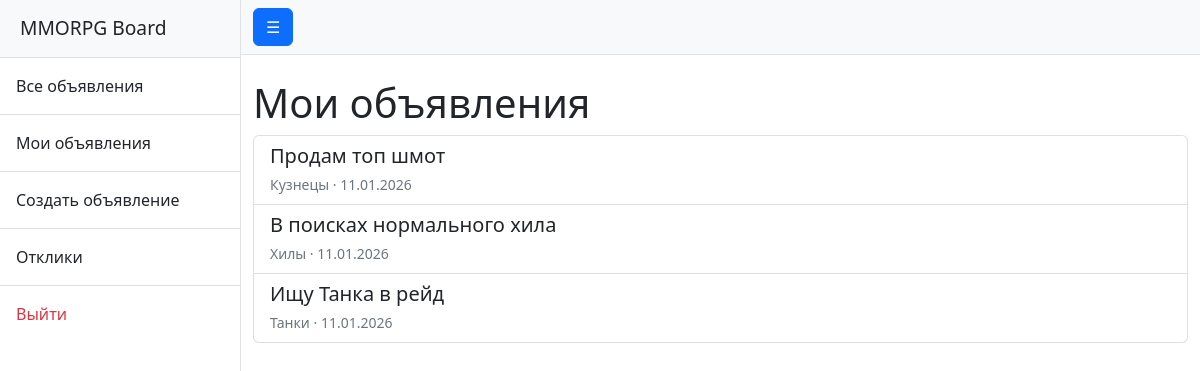
Screenshot of /my-advertisements/ (signed in) with the database file from the repository.
### board/models.py (models this page shows, shortened)
class Advertisement(models.Model):
    author = models.ForeignKey(User, on_delete=models.CASCADE, related_name='advertisements')
    category = models.ForeignKey(Category, on_delete=models.PROTECT, related_name='advertisements')
    title = models.CharField(max_length=200)
    content = RichTextUploadingField()
    created_at = models.DateTimeField(auto_now_add=True)
    updated_at = models.DateTimeField(auto_now=True)

class Category(models.Model):
    name = models.CharField(max_length=50, unique=True)

### board/views.py (the view)
# urls.py: path('my-advertisements/', MyAdvertisementsView.as_view(), name='my_advertisements'),
class MyAdvertisementsView(LoginRequiredMixin, ListView):
    model = Advertisement
    template_name = 'board/my_advertisements.html'
    context_object_name = 'advertisements'
    def get_queryset(self):
        return (
            Advertisement.objects
            .filter(author=self.request.user)
            .select_related('category')
            .order_by('-created_at')
        )

### board/templates/board/my_advertisements.html
{% extends 'base.html' %}
{% block content %}
<h1>Мои объявления</h1>
{% if advertisements %}
    <div class="list-group">
        {% for ad in advertisements %}
            <a href="{% url 'board:advertisement_detail' ad.pk %}"
               class="list-group-item list-group-item-action">
                <h5 class="mb-1">{{ ad.title }}</h5>
                <small class="text-muted">
                    {{ ad.category.name }} · {{ ad.created_at|date:"d.m.Y" }}
                </small>
            </a>
        {% endfor %}
    </div>
{% else %}
    <p class="text-muted">У вас пока нет объявлений.</p>
{% endif %}
{% endblock %}

### rows the page displays
Advertisement: title "Продам топ шмот", category.name "Кузнецы", created_at "11.01.2026"
Advertisement: title "В поисках нормального хила", category.name "Хилы", created_at "11.01.2026"
Advertisement: title "Ищу Танка в рейд", category.name "Танки", created_at "11.01.2026"
